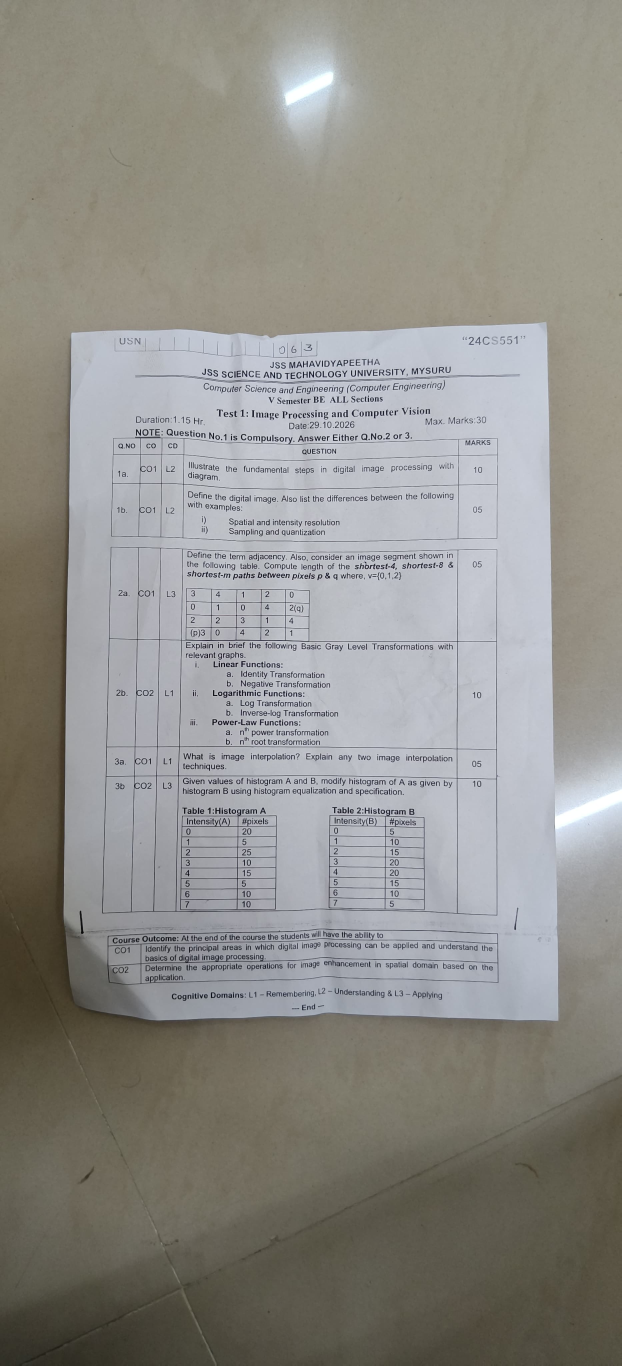
#> input picture input_images/WhatsApp Image 2026-11-19 at 00.04.05.jpeg, 1864 x 4096 px (shown at 1/3 size)
$ python -i document_scanner.py   (imports and definitions only)
#> lines starting #> are read from the running program, lines starting #| are printed output that depends on the picture; after the words box and inside, x2 and y2 are one past the last pixel; in counts of white or black regions, pixels touching at a corner belong together
### image_processing.py
"""
image_processing.py
-------------------
Traditional Digital Image Processing (DIP) algorithms for SmartDoc.

All operations strictly use classical computer vision and image processing methods:
  - Grayscale conversion (weighted luminance)
  - Background illumination estimation (large Gaussian filter)
  - Background normalization (intensity division)
  - Noise reduction (median filtering)
  - Local contrast enhancement (CLAHE)
  - Adaptive thresholding (local mean binarization)
  - Intensity histogram calculation (cv2.calcHist)
  - Statistical analysis

STRICTLY TRADITIONAL ALGORITHMS:
No machine learning, no deep learning, and no neural networks are used.
Every function produces a new NumPy array and preserves the original image.
"""

import cv2
import numpy as np


# ---------------------------------------------------------------------------
# Validation and Helper Functions
# ---------------------------------------------------------------------------

def check_image(image):
    """
    Validate that the input is a non-empty NumPy image array.
    Raises ValueError if invalid.
    """
    if image is None:
        raise ValueError("No image provided. Please upload an image first.")
    if not isinstance(image, np.ndarray):
        raise ValueError("The image must be a valid NumPy array.")
    if image.size == 0:
        raise ValueError("The provided image is empty.")
    return True


# [10 lines left out: function check_odd_kernel, not called in this run]


def to_grayscale(image):
    """
    Convert image to single-channel 8-bit grayscale if it has color channels.
    Uses standard ITU-R BT.601 luminance weights:
      Gray = 0.299 * R + 0.587 * G + 0.114 * B
    """
    check_image(image)
    if len(image.shape) == 2:
        return image.copy()
    return cv2.cvtColor(image, cv2.COLOR_BGR2GRAY)


def convert_grayscale(image):
    """User-facing alias for grayscale conversion."""
    return to_grayscale(image)


# ---------------------------------------------------------------------------
# Spatial Filtering & Background Estimation
# ---------------------------------------------------------------------------

# [273 lines left out: functions apply_gaussian_blur, apply_median_blur, estimate_background, normalize_background, remove_shadows, apply_clahe and 5 more, not called in this run]

### document_scanner.py
"""
document_scanner.py
-------------------
Traditional boundary detection and perspective rectification for SmartDoc.

Pipeline for automatic boundary detection (Classical DIP only - no deep learning):
  1. Grayscale Conversion: ITU-R BT.601 weighted luminance.
  2. Noise Reduction: 5x5 Gaussian blur to suppress camera grain and texture.
  3. Canny Edge Detection: Multi-stage edge detector computing gradient magnitude
     G = sqrt(Gx^2 + Gy^2) and non-maximum suppression with hysteresis thresholding.
  4. Contour Detection: cv2.findContours traces closed boundary curves.
  5. Polygon Approximation: cv2.approxPolyDP (Ramer-Douglas-Peucker algorithm)
     simplifies curved outlines into polygonal vertices based on epsilon tolerance.
  6. Document Quad Selection: Identifies the largest convex 4-corner contour.

Perspective Transformation:
  - Euclidean distance computes output width and height from corner coordinates.
  - cv2.getPerspectiveTransform solves for the 3x3 homography matrix H.
  - cv2.warpPerspective maps every source pixel into a flat rectangular document.
"""

import cv2
import numpy as np

from image_processing import to_grayscale, check_image


def order_points(points):
    """
    Sort four 2D corner coordinates into a consistent geometric order:
      Index 0: Top-Left (TL)
      Index 1: Top-Right (TR)
      Index 2: Bottom-Right (BR)
      Index 3: Bottom-Left (BL)

    Method:
      - Top-Left has the minimum sum (x + y).
      - Bottom-Right has the maximum sum (x + y).
      - Top-Right has the minimum difference (y - x).
      - Bottom-Left has the maximum difference (y - x).

    Parameters:
      points: Array-like of four (x, y) coordinates.

    Returns:
      NumPy float32 array of shape (4, 2) in [TL, TR, BR, BL] order.
    """
    pts = np.array(points, dtype="float32").reshape(-1, 2)
    if pts.shape[0] != 4:
        raise ValueError(f"Exactly 4 corner points are required. Received {pts.shape[0]}.")

    ordered = np.zeros((4, 2), dtype="float32")
    sums = pts.sum(axis=1)
    diffs = np.diff(pts, axis=1).flatten()  # y - x

    ordered[0] = pts[np.argmin(sums)]   # Top-Left (TL)
    ordered[2] = pts[np.argmax(sums)]   # Bottom-Right (BR)
    ordered[1] = pts[np.argmin(diffs)]  # Top-Right (TR)
    ordered[3] = pts[np.argmax(diffs)]  # Bottom-Left (BL)
    return ordered


def find_document_corners(image, min_area_ratio=0.08):
    """
    Automatically detect the four corners of a document page against its background.

    Steps:
      1. Convert to grayscale.
      2. Gaussian Blur (5x5, sigma=0) to suppress high-frequency noise.
      3. Canny Edge Detection (thresholds 50 and 150) to isolate candidate boundaries.
      4. Find contours via cv2.findContours.
      5. Simplify contours using cv2.approxPolyDP with adaptive perimeter ratios.
      6. Select the largest 4-point convex polygon covering >= min_area_ratio of the image.

    Returns:
      ordered_corners (float32, shape (4, 2)), or None if detection failed.
    """
    check_image(image)
    gray = to_grayscale(image)

    # Step 1 & 2: Gaussian smoothing
    blurred = cv2.GaussianBlur(gray, (5, 5), 0)

    # Step 3: Canny Edge Detection (gradient magnitude thresholding)
    edges = cv2.Canny(blurred, 50, 150)

    # Dilate edges slightly to close minor gaps in the page boundary
    kernel = cv2.getStructuringElement(cv2.MORPH_RECT, (3, 3))
    dilated_edges = cv2.dilate(edges, kernel, iterations=1)

    # Step 4: Find contours
    contours, _ = cv2.findContours(dilated_edges, cv2.RETR_LIST, cv2.CHAIN_APPROX_SIMPLE)
    if not contours:
        return None

    image_area = float(image.shape[0] * image.shape[1])
    min_area = min_area_ratio * image_area

    # Sort contours by enclosed area in descending order
    sorted_contours = sorted(contours, key=cv2.contourArea, reverse=True)

    # Try standard epsilon tolerances (0.02, 0.03, 0.015) for RDP polygon approximation
    for epsilon_factor in [0.02, 0.03, 0.015]:
        for contour in sorted_contours:
            area = cv2.contourArea(contour)
            if area < min_area:
                break  # Remaining contours are too small

            perimeter = cv2.arcLength(contour, True)
            polygon = cv2.approxPolyDP(contour, epsilon_factor * perimeter, True)

            # Check if polygon has exactly 4 vertices and is convex
            if len(polygon) == 4 and cv2.isContourConvex(polygon):
                return order_points(polygon.reshape(4, 2))

    return None


def validate_corners(corners, image_shape):
    """
    Validate that the corner coordinates are geometrically sensible and within image bounds.
    """
    corners = order_points(corners)
    height, width = image_shape[0], image_shape[1]

    # Boundary check
    if np.any(corners[:, 0] < 0) or np.any(corners[:, 0] >= width) \
            or np.any(corners[:, 1] < 0) or np.any(corners[:, 1] >= height):
        raise ValueError("One or more corner points lie outside the image boundaries.")

    # Dimension checks via Euclidean distances
    top_w = np.linalg.norm(corners[1] - corners[0])
    bottom_w = np.linalg.norm(corners[2] - corners[3])
    left_h = np.linalg.norm(corners[3] - corners[0])
    right_h = np.linalg.norm(corners[2] - corners[1])

    if min(top_w, bottom_w, left_h, right_h) < 20:
        raise ValueError("Selected corners are too close together to form a valid document page.")

    return corners


def draw_boundary(image, corners):
    """
    Draw a clean, presentation-ready visual overlay on the image:
      - Green polygon perimeter (cv2.polylines)
      - Red circular markers on each corner (cv2.circle)
      - Numbered and named corner badges: 1:TL, 2:TR, 3:BR, 4:BL.

    Returns:
      A new BGR image copy with the boundary and corner badges rendered.
    """
    check_image(image)
    preview = image.copy()
    if len(preview.shape) == 2:
        preview = cv2.cvtColor(preview, cv2.COLOR_GRAY2BGR)

    pts = corners.astype(np.int32).reshape((-1, 1, 2))

    # Draw boundary polygon in bright green
    cv2.polylines(preview, [pts], isClosed=True, color=(0, 230, 0), thickness=3, lineType=cv2.LINE_AA)

    labels = ["1: TL", "2: TR", "3: BR", "4: BL"]
    badge_colors = [(0, 0, 255), (0, 0, 255), (0, 0, 255), (0, 0, 255)]

    for idx, (x, y) in enumerate(corners.astype(np.int32)):
        # Draw outer circle and center dot
        cv2.circle(preview, (int(x), int(y)), 10, (255, 255, 255), -1, lineType=cv2.LINE_AA)
        cv2.circle(preview, (int(x), int(y)), 7, badge_colors[idx], -1, lineType=cv2.LINE_AA)

        # Draw label background box for readability
        label_text = labels[idx]
        font = cv2.FONT_HERSHEY_SIMPLEX
        scale = 0.55
        thickness = 1
        (tw, th), _ = cv2.getTextSize(label_text, font, scale, thickness)

        lx = int(x) + 12
        ly = int(y) - 8
        # Adjust position if near right or top boundary
        if lx + tw > preview.shape[1] - 5:
            lx = int(x) - tw - 12
        if ly - th < 5:
            ly = int(y) + th + 12

        cv2.rectangle(preview, (lx - 3, ly - th - 3), (lx + tw + 3, ly + 3), (20, 20, 20), -1)
        cv2.putText(preview, label_text, (lx, ly), font, scale, (255, 255, 255), thickness, cv2.LINE_AA)

    return preview


def correct_perspective(image, corners=None):
    """
    Rectify perspective distortion to produce a top-down, flat rectangular document.

    Implementation:
      1. Order corners: [Top-Left, Top-Right, Bottom-Right, Bottom-Left].
      2. Compute destination width and height using Euclidean distances:
           Width  = max( ||TR - TL||, ||BR - BL|| )
           Height = max( ||BL - TL||, ||BR - TR|| )
      3. Construct destination quad: (0,0), (W-1,0), (W-1,H-1), (0,H-1).
      4. Calculate 3x3 transformation matrix H via cv2.getPerspectiveTransform.
      5. Apply transformation via cv2.warpPerspective.

    Returns:
      (corrected_image, boundary_preview, corners_used, matrix_h)
    """
    check_image(image)

    if corners is None:
        corners = find_document_corners(image)
        if corners is None:
            raise ValueError(
                "Automatic boundary detection could not find four page corners.\n"
                "Please use 'Manual Corner Selection' to click the 4 corners on the original image."
            )

    corners = validate_corners(corners, image.shape)
    top_left, top_right, bottom_right, bottom_left = corners

    # Calculate destination width: maximum of top and bottom edge Euclidean lengths
    width_top = np.linalg.norm(top_right - top_left)
    width_bottom = np.linalg.norm(bottom_right - bottom_left)
    dest_width = int(max(width_top, width_bottom))

    # Calculate destination height: maximum of left and right edge Euclidean lengths
    height_left = np.linalg.norm(bottom_left - top_left)
    height_right = np.linalg.norm(bottom_right - top_right)
    dest_height = int(max(height_left, height_right))

    if dest_width < 20 or dest_height < 20:
        raise ValueError("Calculated destination document dimensions are too small. Please reselect corners.")

    # Define source coordinates and destination rectangular corners
    source = corners.astype("float32")
    destination = np.array([
        [0, 0],
        [dest_width - 1, 0],
        [dest_width - 1, dest_height - 1],
        [0, dest_height - 1],
    ], dtype="float32")

    # Compute 3x3 perspective transformation matrix H
    matrix_h = cv2.getPerspectiveTransform(source, destination)

    # Warp the image into the rectangular target coordinate frame
    corrected = cv2.warpPerspective(image, matrix_h, (dest_width, dest_height),
                                   flags=cv2.INTER_LINEAR, borderMode=cv2.BORDER_REPLICATE)

    boundary_preview = draw_boundary(image, corners)
    return corrected, boundary_preview, corners, matrix_h

>>> import cv2
>>> picture = cv2.imread('input_images/WhatsApp Image 2026-11-19 at 00.04.05.jpeg')
#> picture is the input picture: shape (4096, 1864, 3); mean B, G, R 137.5, 142.7, 144.1
>>> result = correct_perspective(picture)
#> in find_document_corners, `edges = cv2.Canny(blurred, 50, 150)`:
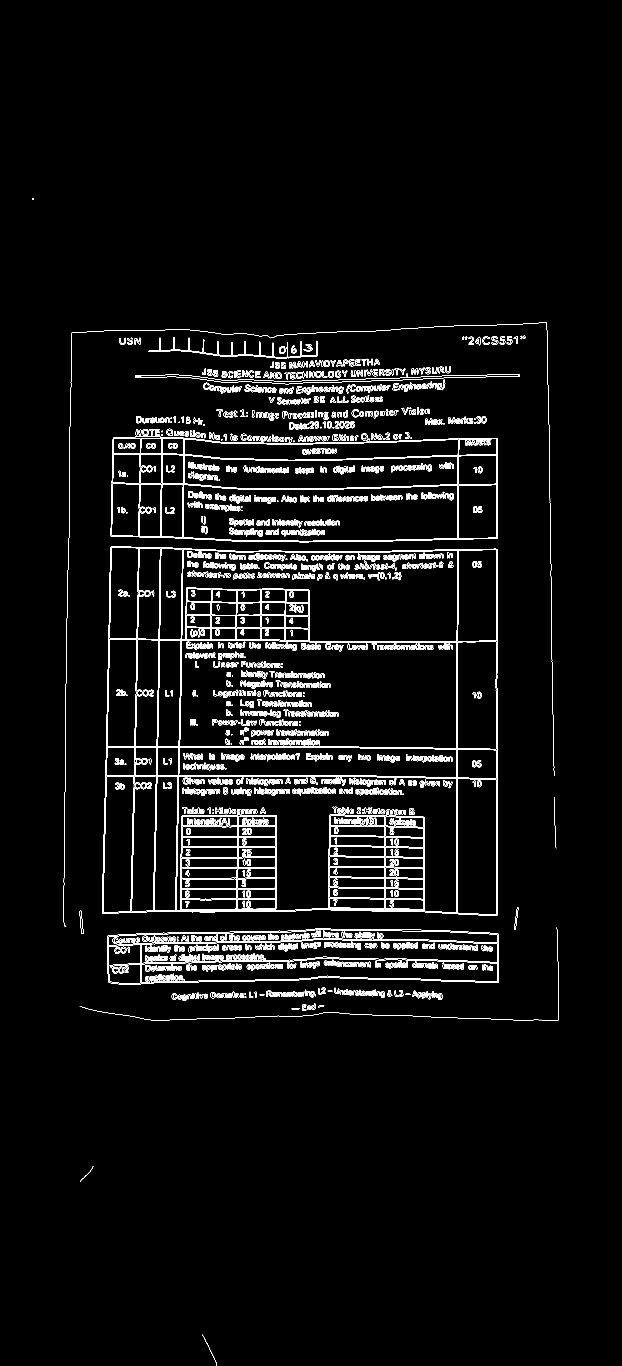
#> edges: shape (4096, 1864) (shown at 1/3 size); 2.5% white in thin lines or dots, all inside (x1, y1, x2, y2) = (96, 595, 1676, 4096)
#> in find_document_corners, `dilated_edges = cv2.dilate(edges, kernel, iterations=1)`:
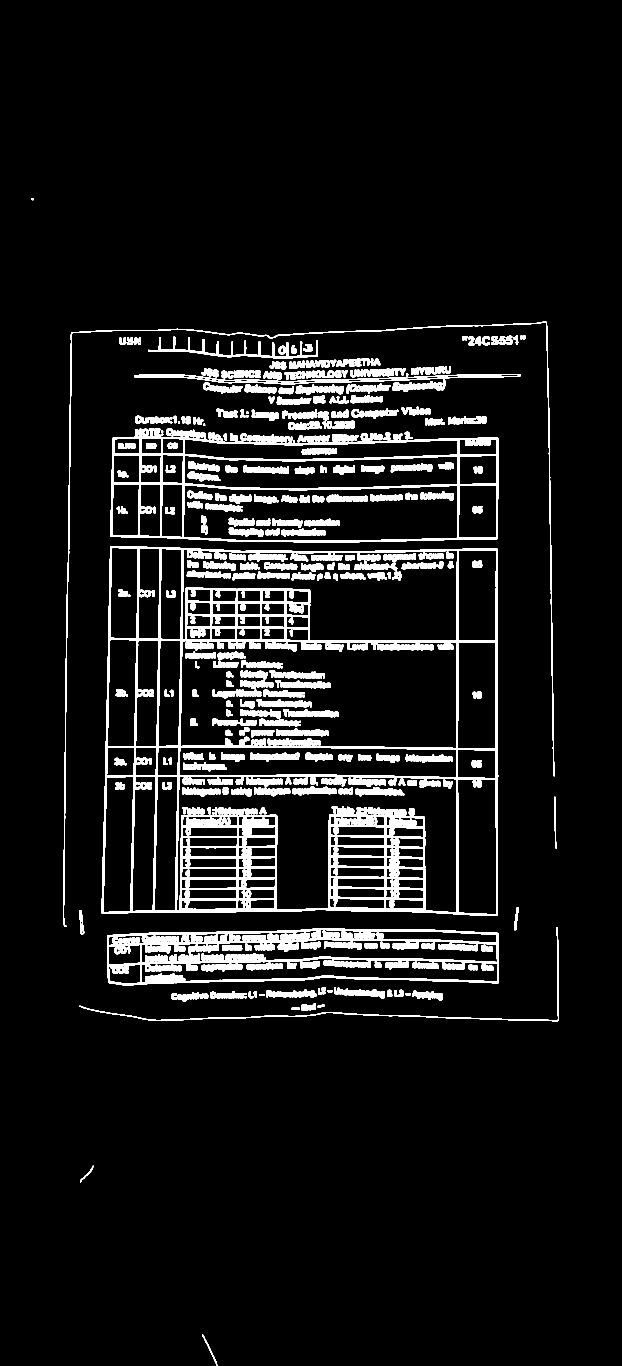
#> dilated_edges: shape (4096, 1864) (shown at 1/3 size); 7.4% white; 458 white regions
#> in find_document_corners, `contours, _ = cv2.findContours(dilated_edges, cv2.RETR_LIST, cv2.CHAIN..`: contours = 2275 contours, 1525 with area under 20; largest, box (x1, y1, x2, y2) and area: (305, 1638, 1495, 2748) 1277715, (331, 1286, 1495, 1628) 351476, (540, 1922, 1370, 2245) 255318, (321, 2784, 1497, 2956) 176724, (530, 2329, 1370, 2738) 165486
#> in find_document_corners, `sorted_contours = sorted(contours, key=cv2.contourArea, reverse=True)`: sorted_contours has the same summary as contours
#> in correct_perspective, `corners = find_document_corners(image)`: corners = [[330, 1640], [1492, 1646], [1492, 2747], [306, 2741]]
#> in validate_corners, `top_w = np.linalg.norm(corners[1] - corners[0])`: top_w = 1162
#> in validate_corners, `bottom_w = np.linalg.norm(corners[2] - corners[3])`: bottom_w = 1186
#> in validate_corners, `left_h = np.linalg.norm(corners[3] - corners[0])`: left_h = 1101.3
#> in validate_corners, `right_h = np.linalg.norm(corners[2] - corners[1])`: right_h = 1101
#> in correct_perspective, `top_left, top_right, bottom_right, bottom_left = corners`: top_left = [330, 1640]; top_right = [1492, 1646]; bottom_right = [1492, 2747]; bottom_left = [306, 2741]
#> in correct_perspective, `width_top = np.linalg.norm(top_right - top_left)`: width_top = 1162
#> in correct_perspective, `width_bottom = np.linalg.norm(bottom_right - bottom_left)`: width_bottom = 1186
#> in correct_perspective, `height_left = np.linalg.norm(bottom_left - top_left)`: height_left = 1101.3
#> in correct_perspective, `height_right = np.linalg.norm(bottom_right - top_right)`: height_right = 1101
#> in correct_perspective, `source = corners.astype("float32")`: source has the same summary as corners
#> in correct_perspective, `destination = np.array([ [0, 0], [dest_width - 1, 0], [dest_width - 1,..`: destination = [[0, 0], [1185, 0], [1185, 1100], [0, 1100]]
#> in correct_perspective, `matrix_h = cv2.getPerspectiveTransform(source, destination)`: matrix_h = [[1.05, 0.0229, -384.7], [-0.00543, 1.05, -1723.3], [-1.98e-07, 1.93e-05, 1]]
#> in correct_perspective, `corrected = cv2.warpPerspective(image, matrix_h, (dest_width, dest_hei..`:
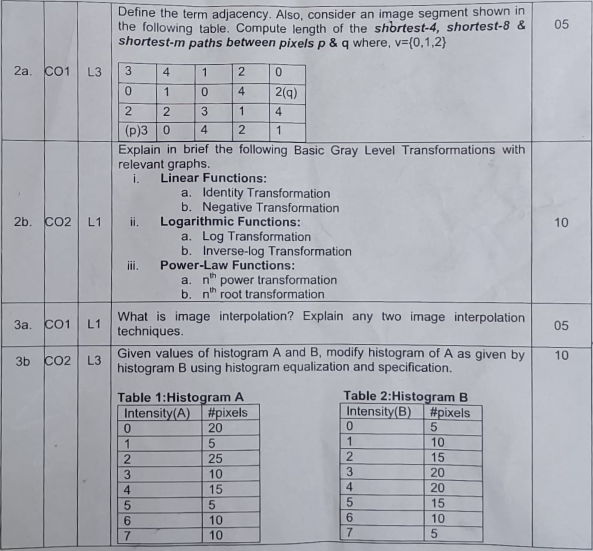
#> corrected: shape (1101, 1186, 3) (shown at 1/2 size); mean B, G, R 180.2, 172.8, 170.6
#> in draw_boundary, `pts = corners.astype(np.int32).reshape((-1, 1, 2))`: pts has the same summary as corners in correct_perspective
#> the loop in draw_boundary, `for idx, (x, y) in enumerate(corners.astype(np.int32)):` made 4 passes
#> (x, y, label_text, tw) on passes 1 to 4: (330, 1640, '1: TL', 44), (1492, 1646, '2: TR', 47), (1492, 2747, '3: BR', 49), (306, 2741, '4: BL', 47)
